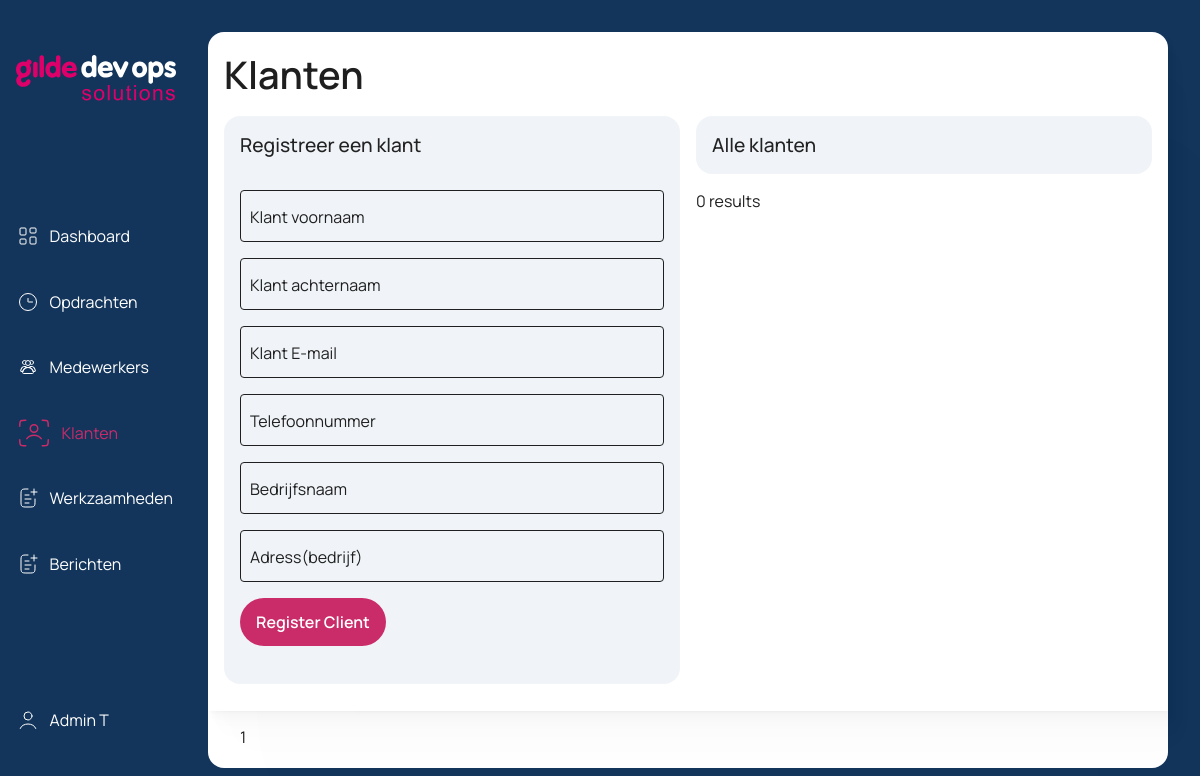
The app's page /client/index.php (signed in), older data.
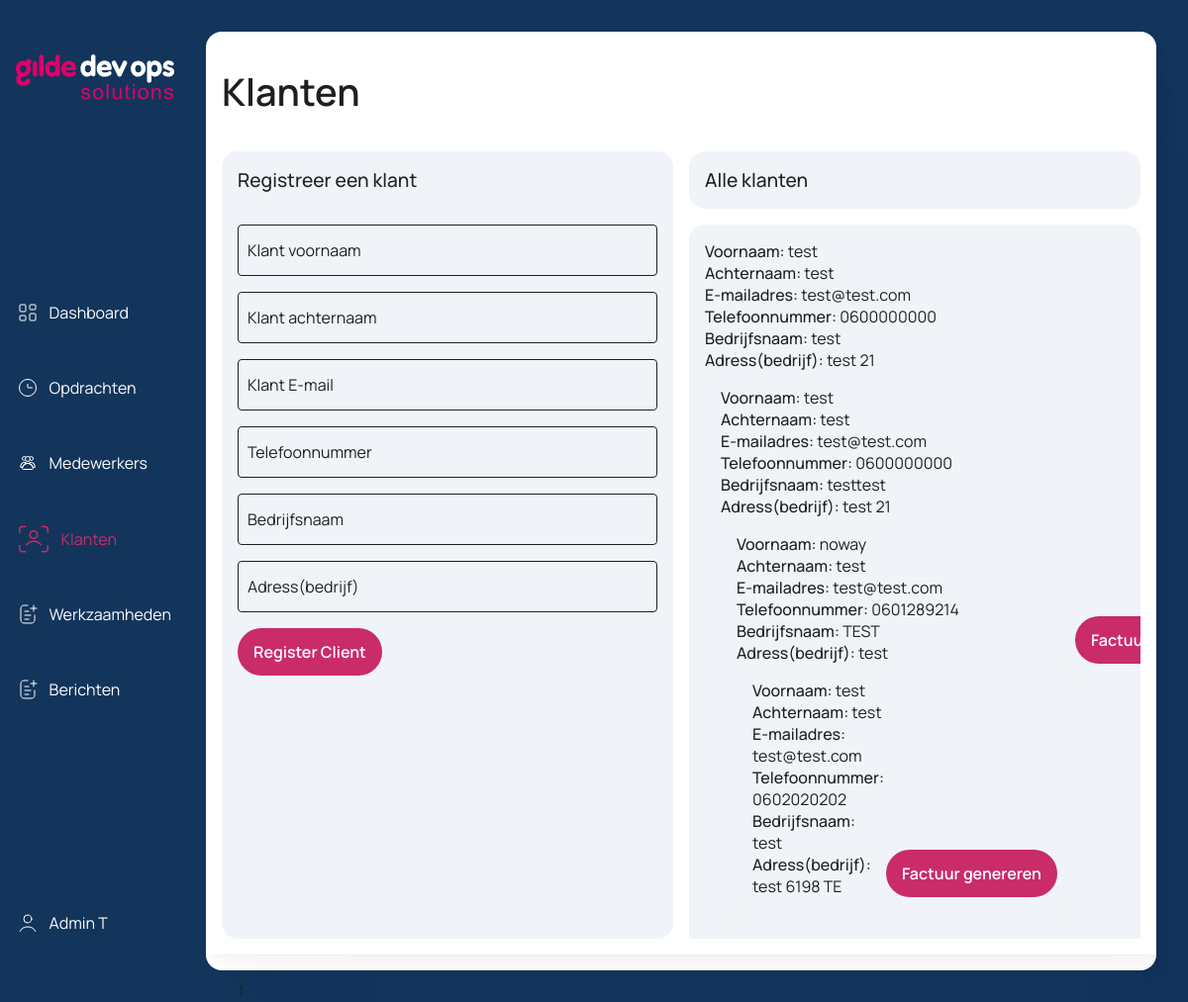
The same page, newer data.
### tables this page shows
CREATE TABLE IF NOT EXISTS `client` (
  `clientId` int NOT NULL AUTO_INCREMENT,
  `clientFirstname` varchar(255) DEFAULT NULL,
  `clientLastname` varchar(255) DEFAULT NULL,
  `clientEmail` varchar(255) DEFAULT NULL,
  `clientPhoneNumber` varchar(255) DEFAULT NULL,
  `companyName` varchar(255) DEFAULT NULL,
  `companyAddress` varchar(255) DEFAULT NULL,
  PRIMARY KEY (`clientId`)
);

### client/index.php (the view, shortened to what the changed rows need)
<?php
include("../db/dbh.inc.php");
$highlightId = '';
?>
<!DOCTYPE html>
<html lang="en">
<head>
    <link rel="stylesheet" href="client.css">
    <link rel="stylesheet" href="../assets/layout.css">
    <link rel="stylesheet" href="../assets/navbar.css">
</head>
<body>
    <main>
        <div class="dashboard-wrapper">
            <div class="dashboard-window">
                <div class="client-container">
                    <div class="client-list-wrapper">
                        <?php
                        $sql = "SELECT DISTINCT client.clientFirstname, client.clientLastname, client.clientEmail, client.clientPhoneNumber, client.clientId, client.companyName, client.companyAddress FROM client";
                        $result = $conn->query($sql);
                        if ($result->num_rows > 0) {
                            while ($row = $result->fetch_assoc()) {
                                $isHighlighted = ($highlightId === $row['clientId']) ? 'highlighted' : '';
                                echo "<div class='client-list-item {$isHighlighted}'>";
                                echo "<div class='client-list-item-information'>";
                                echo "<span><span class='bolder'>Voornaam: </span>" . htmlspecialchars($row['clientFirstname']) . "</span>";
                                echo "<span><span class='bolder'>Achternaam: </span>" . htmlspecialchars($row['clientLastname']) . "</span>";
                                echo "<span><span class='bolder'>E-mailadres: </span>" . htmlspecialchars($row['clientEmail']) . "</span>";
                                echo "<span><span class='bolder'>Telefoonnummer: </span>" . htmlspecialchars($row['clientPhoneNumber']) . "</span>";
                                echo "<span><span class='bolder'>Bedrijfsnaam: </span>" . htmlspecialchars($row['companyName']) . "</span>";
                                echo "<span><span class='bolder'>Adress(bedrijf): </span>" . htmlspecialchars($row['companyAddress']) . "</span>";
                                echo "</div>";
                                echo "<div class='client-list-item-button'>";
                                echo "<div class='client-list-item-button'><div class='invoice-button-wrapper'><button class='invoice-button' data-client-id='" . $row['clientId'] . "' data-assignment-id='" . $row['assignmentId'] . "'>Factuur genereren</button></div></div>";                                echo "</div>";
                            }
                        } else {
                            echo "<div><span>0 results</span></div>";
                        }
                        ?>
                    </div>
                </div>
            </div>
        </div>
    </main>
</body>
</html>

Row changes from the older to the newer data that the page shows:
added client: clientFirstname "test", clientLastname "test", clientEmail "test@test.com", clientPhoneNumber "0600000000", companyName "test", companyAddress "test 21"
added client: clientFirstname "test", clientLastname "test", clientEmail "test@test.com", clientPhoneNumber "0600000000", companyName "testtest", companyAddress "test 21"
added client: clientFirstname "noway", clientLastname "test", clientEmail "test@test.com", clientPhoneNumber "0601289214", companyName "TEST", companyAddress "test"
added client: clientFirstname "test", clientLastname "test", clientEmail "test@test.com", clientPhoneNumber "0602020202", companyName "test", companyAddress "test 6198 TE"
Text that changed along with them:
text no longer shown: "0 results"
